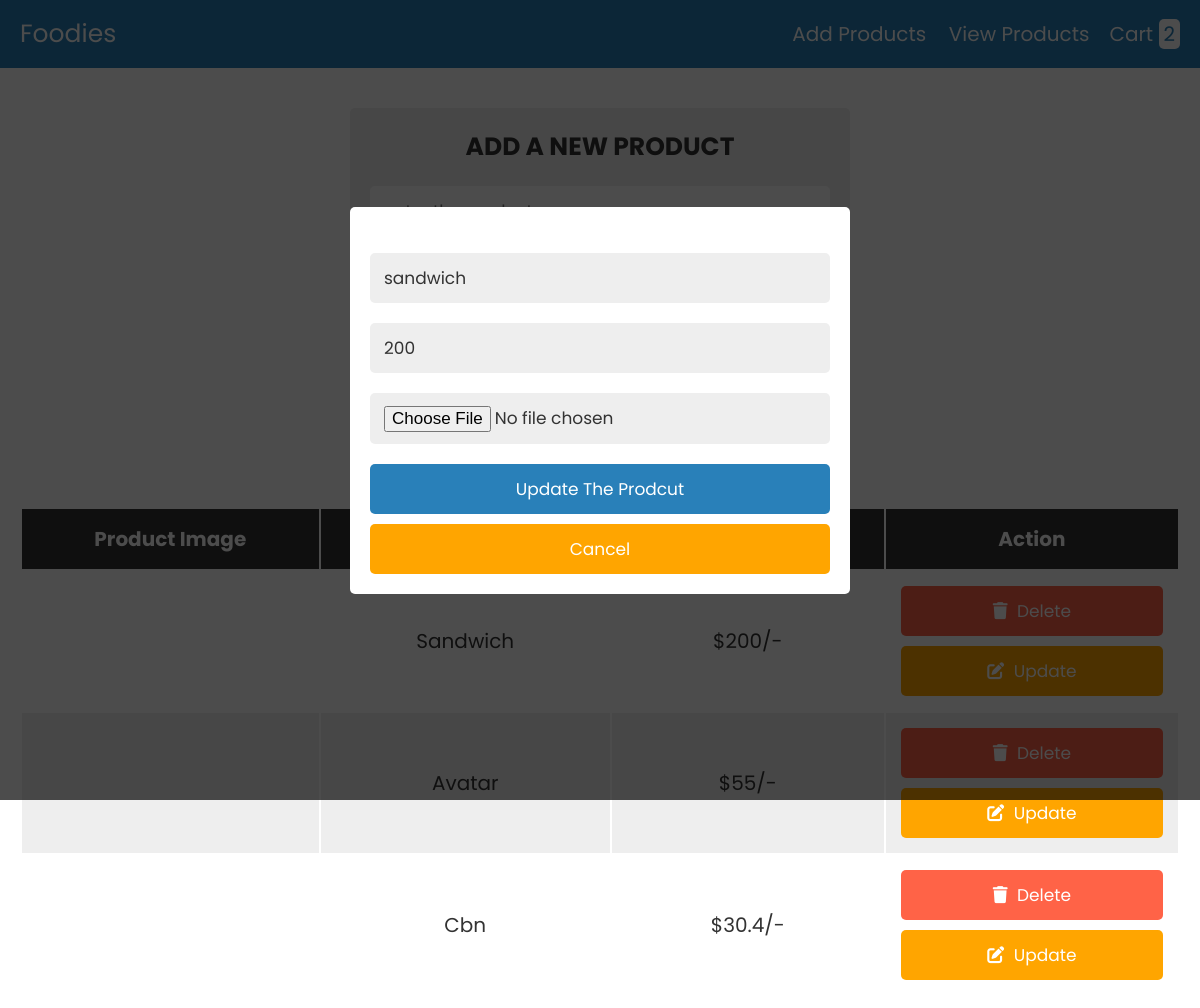
The app's page /admin.php?edit=2 with its own data.
### tables this page shows
CREATE TABLE `products` (
  `id` int(255) NOT NULL,
  `name` varchar(255) NOT NULL,
  `price` varchar(255) NOT NULL,
  `image` varchar(255) NOT NULL
);

### admin.php (the view, shortened to what this page needs)
<?php
@include 'config.php';
?>
<!DOCTYPE html>
<html lang="en">
<head>
   <link rel="stylesheet" href="https://cdnjs.cloudflare.com/ajax/libs/font-awesome/6.0.0/css/all.min.css">
   <link rel="stylesheet" href="css/style.css">
</head>
<body>
<?php include 'header.php'; ?>
<div class="container">
<section>
<form action="" method="post" class="add-product-form" enctype="multipart/form-data">
   <h3>add a new product</h3>
</form>
</section>
<section class="display-product-table">
   <table>
      <thead>
         <th>product image</th>
         <th>product name</th>
         <th>product price</th>
         <th>action</th>
      </thead>
      <tbody>
         <?php
            $select_products = mysqli_query($conn, "SELECT * FROM `products`");
            if(mysqli_num_rows($select_products) > 0){
               while($row = mysqli_fetch_assoc($select_products)){
         ?>
         <tr>
            <td><img src="uploaded_img/<?php echo $row['image']; ?>" height="100" alt=""></td>
            <td><?php echo $row['name']; ?></td>
            <td>$<?php echo $row['price']; ?>/-</td>
            <td>
               <a href="admin.php?delete=<?php echo $row['id']; ?>" class="delete-btn" onclick="return confirm('are your sure you want to delete this?');"> <i class="fas fa-trash"></i> delete </a>
               <a href="admin.php?edit=<?php echo $row['id']; ?>" class="option-btn"> <i class="fas fa-edit"></i> update </a>
            </td>
         </tr>
         <?php
            };
            }else{
               echo "<div class='empty'>no product added</div>";
            };
         ?>
      </tbody>
   </table>
</section>
<section class="edit-form-container">
   <?php
   if(isset($_GET['edit'])){
      $edit_id = $_GET['edit'];
      $edit_query = mysqli_query($conn, "SELECT * FROM `products` WHERE id = $edit_id");
      if(mysqli_num_rows($edit_query) > 0){
         while($fetch_edit = mysqli_fetch_assoc($edit_query)){
   ?>
   <form action="" method="post" enctype="multipart/form-data">
      <input type="text" class="box" required name="update_p_name" value="<?php echo $fetch_edit['name']; ?>">
      <input type="number" min="0" class="box" required name="update_p_price" value="<?php echo $fetch_edit['price']; ?>">
      <input type="file" class="box" required name="update_p_image" accept="image/png, image/jpg, image/jpeg">
      <input type="submit" value="update the prodcut" name="update_product" class="btn">
      <input type="reset" value="cancel" id="close-edit" class="option-btn">
   </form>
   <?php
            };
         };
      };
   ?>
</section>
</div>
</body>
</html>

### css/style.css (style rules this page uses)
:root { --blue:#2980b9; --red:tomato; --orange:orange; --black:#333; --white:#fff; --bg-color:#eee; --dark-bg:rgba(0,0,0,.7); --box-shadow:0 .5rem 1rem rgba(0,0,0,.1); --border:.1rem solid #999; }
* { font-family: 'Poppins', sans-serif; margin:0; padding:0; box-sizing: border-box; outline: none; border:none; text-decoration: none; text-transform: capitalize; }
html { font-size: 62.5%; overflow-x: hidden; }
.container { max-width: 1200px; margin:0 auto; }
section { padding:2rem; }
.btn, .option-btn, .delete-btn { display: block; width: 100%; text-align: center; background-color: var(--blue); color:var(--white); font-size: 1.7rem; padding:1.2rem 3rem; border-radius: .5rem; cursor: pointer; margin-top: 1rem; }
.option-btn i, .delete-btn i { padding-right: .5rem; }
.option-btn { background-color: var(--orange); }
.delete-btn { margin-top: 0; background-color: var(--red); }
.add-product-form { max-width: 50rem; background-color: var(--bg-color); border-radius: .5rem; padding:2rem; margin:0 auto; margin-top: 2rem; }
.add-product-form h3 { font-size: 2.5rem; margin-bottom: 1rem; color:var(--black); text-transform: uppercase; text-align: center; }
.display-product-table table { width: 100%; text-align: center; }
.display-product-table table thead th { padding:1.5rem; font-size: 2rem; background-color: var(--black); color:var(--white); }
.display-product-table table td { padding:1.5rem; font-size: 2rem; color:var(--black); }
.display-product-table table td:first-child { padding:0; }
.display-product-table table tr:nth-child(even) { background-color: var(--bg-color); }
.edit-form-container { position: fixed; top:0; left:0; z-index: 1100; background-color: var(--dark-bg); padding:2rem; display: none; align-items: center; justify-content: center; min-height: 100vh; width: 100%; }
.edit-form-container form { width: 50rem; border-radius: .5rem; background-color: var(--white); text-align: center; padding:2rem; }
.edit-form-container form .box { width: 100%; background-color: var(--bg-color); border-radius: .5rem; margin:1rem 0; font-size: 1.7rem; color:var(--black); padding:1.2rem 1.4rem; text-transform: none; }

### records on screen
products: name "Sandwich", price "200", update_p_name "sandwich", update_p_price "200"
products: name "Avatar", price "55"
products: name "Cbn", price "30.4"

### other values on screen
$row_count "2"
